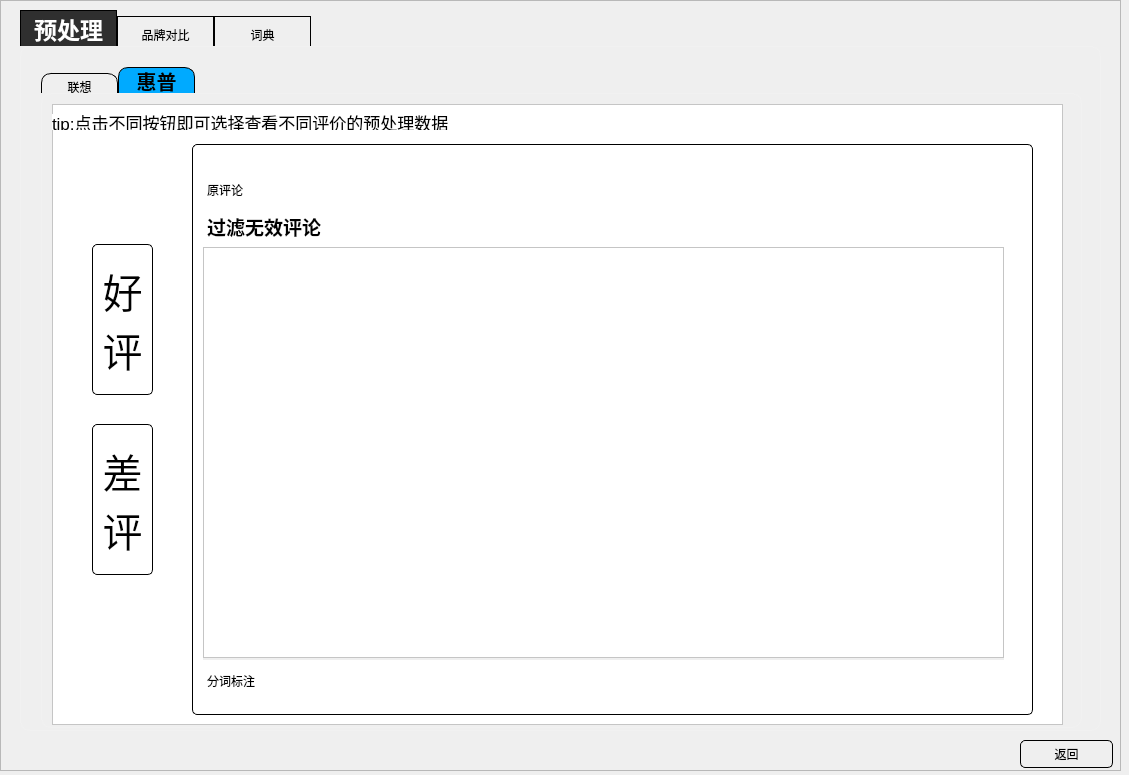
<?xml version="1.0" encoding="UTF-8"?>
<ui version="4.0">
 <class>Archievements</class>
 <widget class="QDialog" name="Archievements">
  <property name="geometry">
   <rect>
    <x>0</x>
    <y>0</y>
    <width>1129</width>
    <height>775</height>
   </rect>
  </property>
  <property name="windowTitle">
   <string>Dialog</string>
  </property>
  <widget class="QFrame" name="frameArchievement">
   <property name="geometry">
    <rect>
     <x>0</x>
     <y>0</y>
     <width>1121</width>
     <height>771</height>
    </rect>
   </property>
   <property name="styleSheet">
    <string notr="true"/>
   </property>
   <property name="frameShape">
    <enum>QFrame::StyledPanel</enum>
   </property>
   <property name="frameShadow">
    <enum>QFrame::Raised</enum>
   </property>
   <widget class="QTabWidget" name="tabArchievements">
    <property name="geometry">
     <rect>
      <x>20</x>
      <y>10</y>
      <width>1081</width>
      <height>721</height>
     </rect>
    </property>
    <property name="focusPolicy">
     <enum>Qt::TabFocus</enum>
    </property>
    <property name="layoutDirection">
     <enum>Qt::LeftToRight</enum>
    </property>
    <property name="styleSheet">
     <string notr="true">/* tab样式 */
QTabWidget::pane{
	border: 1px solid rgb(241, 241, 241);
	border-radius: 10px;
}
QTabBar::tab{
	min-width:95px;
	min-height:35px;
}
 
QTabBar::tab:selected{
	border: 1px solid;
	border-bottom: 0;
	/*border-top-left-radius: 10%;
    border-top-right-radius: 10%;*/
	color: #FFF;
	/*background: rgb(0, 170, 255);*/
	background: rgb(47, 47, 47);
	font: bold;
	font-size: 23px;
}
 
QTabBar::tab:!selected{
	margin-top: 6px;
	margin-bottom: -7px;
	color: black;
	border: 1px solid;
	/*border-top-left-radius: 10%;
    border-top-right-radius: 10%;*/
	border-bottom-color: rgb(241, 241, 241);
}
QTabBar::tab:pressed{
	background: rgb(47, 47, 47);
}</string>
    </property>
    <property name="tabShape">
     <enum>QTabWidget::Rounded</enum>
    </property>
    <property name="currentIndex">
     <number>0</number>
    </property>
    <property name="tabBarAutoHide">
     <bool>false</bool>
    </property>
    <widget class="QWidget" name="tabPreProcessed">
     <attribute name="title">
      <string>预处理</string>
     </attribute>
     <widget class="QTabWidget" name="tabBrand">
      <property name="geometry">
       <rect>
        <x>20</x>
        <y>20</y>
        <width>1041</width>
        <height>661</height>
       </rect>
      </property>
      <property name="styleSheet">
       <string notr="true">/* button样式 */
QPushButton {
	border: 1px solid;
	border-radius: 5px;
	font-size: 40px;
	font-family: &quot;KaiTi&quot;;
}
QPushButton:hover {
	background: rgb(209, 209, 209);
}
QPushButton:pressed {
	background: rgb(200, 200, 200);
}
/*QPushButton:checked {
	background: gray;
}*/
/* tab样式 */
QTabWidget::pane
{
	border: 1px solid rgb(241, 241, 241);
	border-radius: 10px;
}
QTabWidget::tab-bar {
	alignment: center;
}
 
QTabBar::tab{
	min-width:75px;
	min-height:25px;
}
 
QTabBar::tab:selected{
	border: 1px solid;
	border-bottom: 0;
	border-top-left-radius: 10%;
    border-top-right-radius: 10%;
	color: black;
	background: rgb(0, 170, 255);
	font-size: 20px;
}
 
QTabBar::tab:!selected{
	color: black;
	border: 1px solid;
	border-top-left-radius: 10%;
    border-top-right-radius: 10%;
	border-bottom-color: rgb(241, 241, 241);
}
QTabBar::tab:pressed{
	background:rgb(102, 184, 255);
}
</string>
      </property>
      <property name="tabShape">
       <enum>QTabWidget::Rounded</enum>
      </property>
      <property name="currentIndex">
       <number>1</number>
      </property>
      <widget class="QWidget" name="tabLenovo">
       <attribute name="title">
        <string>联想</string>
       </attribute>
       <widget class="QFrame" name="frameLenovo">
        <property name="geometry">
         <rect>
          <x>10</x>
          <y>10</y>
          <width>1011</width>
          <height>621</height>
         </rect>
        </property>
        <property name="styleSheet">
         <string notr="true">QFrame {
	background: #FFFFFF;
}</string>
        </property>
        <property name="frameShape">
         <enum>QFrame::StyledPanel</enum>
        </property>
        <property name="frameShadow">
         <enum>QFrame::Raised</enum>
        </property>
        <widget class="QPushButton" name="buttonBad">
         <property name="geometry">
          <rect>
           <x>40</x>
           <y>320</y>
           <width>61</width>
           <height>151</height>
          </rect>
         </property>
         <property name="text">
          <string>差
评</string>
         </property>
         <property name="checkable">
          <bool>false</bool>
         </property>
         <property name="checked">
          <bool>false</bool>
         </property>
        </widget>
        <widget class="QStackedWidget" name="stackedWidgetContentLenovo">
         <property name="geometry">
          <rect>
           <x>140</x>
           <y>40</y>
           <width>841</width>
           <height>571</height>
          </rect>
         </property>
         <property name="styleSheet">
          <string notr="true">QStackedWidget {
	background: #FFF;
	border: 1px solid;
	border-radius: 5px;
}
QToolBox::tab {
	/* 向左渐变 */
	background: qlineargradient(x1:0, y1:0, x2:0, y2:1,
							stop: 0 #E1E1E1, stop: 0.4 #DDDDDD,
							stop: 0.5 #D8D8D8, stop: 1 #D3D3D3);
	/*background: rgb(173, 173, 173);*/
	border-radius: 3px;
	/*color: darkgray;*/
}
QToolBox::tab:selected {
	font: bold;
	color: black;
	font-size: 19px;
}
QToolBoxButton { 
	min-height:30px; 
}</string>
         </property>
         <property name="currentIndex">
          <number>1</number>
         </property>
         <widget class="QWidget" name="pagePraise">
          <widget class="QToolBox" name="toolBoxPraise">
           <property name="geometry">
            <rect>
             <x>10</x>
             <y>30</y>
             <width>801</width>
             <height>521</height>
            </rect>
           </property>
           <property name="currentIndex">
            <number>1</number>
           </property>
           <widget class="QWidget" name="pageItemComments">
            <property name="geometry">
             <rect>
              <x>0</x>
              <y>0</y>
              <width>801</width>
              <height>410</height>
             </rect>
            </property>
            <attribute name="label">
             <string>原评论</string>
            </attribute>
            <widget class="QTableView" name="tableViewComments">
             <property name="geometry">
              <rect>
               <x>0</x>
               <y>0</y>
               <width>801</width>
               <height>411</height>
              </rect>
             </property>
            </widget>
           </widget>
           <widget class="QWidget" name="pageItemGetRid">
            <property name="geometry">
             <rect>
              <x>0</x>
              <y>0</y>
              <width>801</width>
              <height>410</height>
             </rect>
            </property>
            <attribute name="label">
             <string>过滤无效评论</string>
            </attribute>
            <widget class="QTableView" name="tableViewGetRid">
             <property name="geometry">
              <rect>
               <x>0</x>
               <y>0</y>
               <width>801</width>
               <height>411</height>
              </rect>
             </property>
            </widget>
           </widget>
           <widget class="QWidget" name="pageItemTagWords">
            <property name="geometry">
             <rect>
              <x>0</x>
              <y>0</y>
              <width>801</width>
              <height>410</height>
             </rect>
            </property>
            <attribute name="label">
             <string>分词标注</string>
            </attribute>
            <widget class="QTableView" name="tableViewTagWords">
             <property name="geometry">
              <rect>
               <x>0</x>
               <y>0</y>
               <width>801</width>
               <height>411</height>
              </rect>
             </property>
            </widget>
           </widget>
          </widget>
         </widget>
         <widget class="QWidget" name="pageBad">
          <widget class="QToolBox" name="toolBoxBad">
           <property name="geometry">
            <rect>
             <x>10</x>
             <y>30</y>
             <width>801</width>
             <height>521</height>
            </rect>
           </property>
           <property name="currentIndex">
            <number>1</number>
           </property>
           <widget class="QWidget" name="pageItemComments_2">
            <property name="geometry">
             <rect>
              <x>0</x>
              <y>0</y>
              <width>100</width>
              <height>30</height>
             </rect>
            </property>
            <attribute name="label">
             <string>原评论</string>
            </attribute>
            <widget class="QTableView" name="tableViewComments_2">
             <property name="geometry">
              <rect>
               <x>0</x>
               <y>0</y>
               <width>801</width>
               <height>411</height>
              </rect>
             </property>
            </widget>
           </widget>
           <widget class="QWidget" name="pageItemGetRid_2">
            <property name="geometry">
             <rect>
              <x>0</x>
              <y>0</y>
              <width>801</width>
              <height>410</height>
             </rect>
            </property>
            <attribute name="label">
             <string>过滤无效评论</string>
            </attribute>
            <widget class="QTableView" name="tableViewGetRid_2">
             <property name="geometry">
              <rect>
               <x>0</x>
               <y>0</y>
               <width>801</width>
               <height>411</height>
              </rect>
             </property>
            </widget>
           </widget>
           <widget class="QWidget" name="pageItemTagWords_2">
            <property name="geometry">
             <rect>
              <x>0</x>
              <y>0</y>
              <width>801</width>
              <height>410</height>
             </rect>
            </property>
            <attribute name="label">
             <string>分词标注</string>
            </attribute>
            <widget class="QTableView" name="tableViewTagWords_2">
             <property name="geometry">
              <rect>
               <x>0</x>
               <y>0</y>
               <width>801</width>
               <height>421</height>
              </rect>
             </property>
            </widget>
           </widget>
          </widget>
         </widget>
        </widget>
        <widget class="QPushButton" name="buttonPraise">
         <property name="geometry">
          <rect>
           <x>40</x>
           <y>140</y>
           <width>61</width>
           <height>151</height>
          </rect>
         </property>
         <property name="text">
          <string>好
评</string>
         </property>
         <property name="checkable">
          <bool>false</bool>
         </property>
         <property name="checked">
          <bool>false</bool>
         </property>
        </widget>
        <widget class="QLabel" name="labelTips">
         <property name="geometry">
          <rect>
           <x>0</x>
           <y>10</y>
           <width>451</width>
           <height>16</height>
          </rect>
         </property>
         <property name="styleSheet">
          <string notr="true">QLabel {
	font-size: 17px;
	font-family: &quot;KaiTi&quot;
}</string>
         </property>
         <property name="text">
          <string>tip:点击不同按钮即可选择查看不同评价的预处理数据</string>
         </property>
        </widget>
       </widget>
      </widget>
      <widget class="QWidget" name="tabHp">
       <attribute name="title">
        <string>惠普</string>
       </attribute>
       <widget class="QFrame" name="frameHp">
        <property name="geometry">
         <rect>
          <x>10</x>
          <y>10</y>
          <width>1011</width>
          <height>621</height>
         </rect>
        </property>
        <property name="styleSheet">
         <string notr="true">QFrame {
	background: #FFFFFF;
}</string>
        </property>
        <property name="frameShape">
         <enum>QFrame::StyledPanel</enum>
        </property>
        <property name="frameShadow">
         <enum>QFrame::Raised</enum>
        </property>
        <widget class="QPushButton" name="buttonBad_2">
         <property name="geometry">
          <rect>
           <x>40</x>
           <y>320</y>
           <width>61</width>
           <height>151</height>
          </rect>
         </property>
         <property name="text">
          <string>差
评</string>
         </property>
        </widget>
        <widget class="QStackedWidget" name="stackedWidgetContentHp">
         <property name="geometry">
          <rect>
           <x>140</x>
           <y>40</y>
           <width>841</width>
           <height>571</height>
          </rect>
         </property>
         <property name="styleSheet">
          <string notr="true">QStackedWidget {
	background: #FFF;
	border: 1px solid;
	border-radius: 5px;
}
QToolBox::tab {
	/* 向左渐变 */
	background: qlineargradient(x1:0, y1:0, x2:0, y2:1,
							stop: 0 #E1E1E1, stop: 0.4 #DDDDDD,
							stop: 0.5 #D8D8D8, stop: 1 #D3D3D3);
	/*background: rgb(173, 173, 173);*/
	border-radius: 3px;
	/*color: darkgray;*/
}
QToolBox::tab:selected {
	font: bold;
	color: black;
	font-size: 19px;
}
QToolBoxButton { 
	min-height:30px; 
}</string>
         </property>
         <property name="currentIndex">
          <number>1</number>
         </property>
         <widget class="QWidget" name="pagePraise_2">
          <widget class="QToolBox" name="toolBoxPraise_2">
           <property name="geometry">
            <rect>
             <x>10</x>
             <y>30</y>
             <width>801</width>
             <height>521</height>
            </rect>
           </property>
           <property name="currentIndex">
            <number>1</number>
           </property>
           <widget class="QWidget" name="pageItemComments_3">
            <property name="geometry">
             <rect>
              <x>0</x>
              <y>0</y>
              <width>100</width>
              <height>30</height>
             </rect>
            </property>
            <attribute name="label">
             <string>原评论</string>
            </attribute>
            <widget class="QTableView" name="tableViewComments_3">
             <property name="geometry">
              <rect>
               <x>0</x>
               <y>0</y>
               <width>801</width>
               <height>411</height>
              </rect>
             </property>
            </widget>
           </widget>
           <widget class="QWidget" name="pageItemGetRid_3">
            <property name="geometry">
             <rect>
              <x>0</x>
              <y>0</y>
              <width>801</width>
              <height>410</height>
             </rect>
            </property>
            <attribute name="label">
             <string>过滤无效评论</string>
            </attribute>
            <widget class="QTableView" name="tableViewGetRid_3">
             <property name="geometry">
              <rect>
               <x>0</x>
               <y>0</y>
               <width>801</width>
               <height>411</height>
              </rect>
             </property>
            </widget>
           </widget>
           <widget class="QWidget" name="pageItemTagWords_3">
            <property name="geometry">
             <rect>
              <x>0</x>
              <y>0</y>
              <width>801</width>
              <height>410</height>
             </rect>
            </property>
            <attribute name="label">
             <string>分词标注</string>
            </attribute>
            <widget class="QTableView" name="tableViewTagWords_3">
             <property name="geometry">
              <rect>
               <x>0</x>
               <y>0</y>
               <width>801</width>
               <height>411</height>
              </rect>
             </property>
            </widget>
           </widget>
          </widget>
         </widget>
         <widget class="QWidget" name="pageBad_2">
          <widget class="QToolBox" name="toolBoxBad_2">
           <property name="geometry">
            <rect>
             <x>10</x>
             <y>30</y>
             <width>801</width>
             <height>521</height>
            </rect>
           </property>
           <property name="currentIndex">
            <number>1</number>
           </property>
           <widget class="QWidget" name="pageItemComments_4">
            <property name="geometry">
             <rect>
              <x>0</x>
              <y>0</y>
              <width>100</width>
              <height>30</height>
             </rect>
            </property>
            <attribute name="label">
             <string>原评论</string>
            </attribute>
            <widget class="QTableView" name="tableViewComments_4">
             <property name="geometry">
              <rect>
               <x>0</x>
               <y>0</y>
               <width>801</width>
               <height>411</height>
              </rect>
             </property>
            </widget>
           </widget>
           <widget class="QWidget" name="pageItemGetRid_4">
            <property name="geometry">
             <rect>
              <x>0</x>
              <y>0</y>
              <width>801</width>
              <height>410</height>
             </rect>
            </property>
            <attribute name="label">
             <string>过滤无效评论</string>
            </attribute>
            <widget class="QTableView" name="tableViewGetRid_4">
             <property name="geometry">
              <rect>
               <x>0</x>
               <y>0</y>
               <width>801</width>
               <height>411</height>
              </rect>
             </property>
            </widget>
           </widget>
           <widget class="QWidget" name="pageItemTagWords_4">
            <property name="geometry">
             <rect>
              <x>0</x>
              <y>0</y>
              <width>801</width>
              <height>410</height>
             </rect>
            </property>
            <attribute name="label">
             <string>分词标注</string>
            </attribute>
            <widget class="QTableView" name="tableViewTagWords_4">
             <property name="geometry">
              <rect>
               <x>0</x>
               <y>0</y>
               <width>801</width>
               <height>421</height>
              </rect>
             </property>
            </widget>
           </widget>
          </widget>
         </widget>
        </widget>
        <widget class="QPushButton" name="buttonPraise_2">
         <property name="geometry">
          <rect>
           <x>40</x>
           <y>140</y>
           <width>61</width>
           <height>151</height>
          </rect>
         </property>
         <property name="text">
          <string>好
评</string>
         </property>
        </widget>
        <widget class="QLabel" name="labelTips_2">
         <property name="geometry">
          <rect>
           <x>0</x>
           <y>10</y>
           <width>451</width>
           <height>16</height>
          </rect>
         </property>
         <property name="styleSheet">
          <string notr="true">QLabel {
	font-size: 17px;
	font-family: &quot;KaiTi&quot;
}</string>
         </property>
         <property name="text">
          <string>tip:点击不同按钮即可选择查看不同评价的预处理数据</string>
         </property>
        </widget>
       </widget>
      </widget>
     </widget>
    </widget>
    <widget class="QWidget" name="tabBrandComparison">
     <attribute name="title">
      <string>品牌对比</string>
     </attribute>
     <widget class="QFrame" name="brandFrame">
      <property name="geometry">
       <rect>
        <x>-10</x>
        <y>-10</y>
        <width>1091</width>
        <height>711</height>
       </rect>
      </property>
      <property name="styleSheet">
       <string notr="true">QLabel{
    
	font: 60px &quot;American Typewriter&quot;;
	font-weight:500;
}</string>
      </property>
      <property name="frameShape">
       <enum>QFrame::StyledPanel</enum>
      </property>
      <property name="frameShadow">
       <enum>QFrame::Raised</enum>
      </property>
      <widget class="QFrame" name="frameVLenovo">
       <property name="geometry">
        <rect>
         <x>10</x>
         <y>10</y>
         <width>561</width>
         <height>80</height>
        </rect>
       </property>
       <property name="styleSheet">
        <string notr="true">#frameVLenovo {
	background-color:rgb(179, 179, 179);
	border: 1px solid;
	border-right: 0;
	border-top-left-radius: 10px;
	border-bottom-left-radius: 10px;
}</string>
       </property>
       <property name="frameShape">
        <enum>QFrame::StyledPanel</enum>
       </property>
       <property name="frameShadow">
        <enum>QFrame::Raised</enum>
       </property>
       <widget class="QLabel" name="labelVLenovo">
        <property name="geometry">
         <rect>
          <x>20</x>
          <y>0</y>
          <width>491</width>
          <height>81</height>
         </rect>
        </property>
        <property name="styleSheet">
         <string notr="true"/>
        </property>
        <property name="text">
         <string>联想Lenovo笔记本</string>
        </property>
       </widget>
       <widget class="QLabel" name="labelV">
        <property name="geometry">
         <rect>
          <x>510</x>
          <y>0</y>
          <width>71</width>
          <height>81</height>
         </rect>
        </property>
        <property name="styleSheet">
         <string notr="true">QLabel{
 background-color:transparent;
font-size:500%;

	font: 85 60pt &quot;American Typewriter&quot;;
font-weight:500;
}</string>
        </property>
        <property name="text">
         <string>V</string>
        </property>
       </widget>
      </widget>
      <widget class="QFrame" name="frameSHp">
       <property name="geometry">
        <rect>
         <x>570</x>
         <y>10</y>
         <width>511</width>
         <height>80</height>
        </rect>
       </property>
       <property name="styleSheet">
        <string notr="true">#frameSHp {
	background-color:rgb(76, 76, 76);
	border: 1px solid;
	border-left: 0;
	border-top-right-radius: 10px;
	border-bottom-right-radius: 10px;
}</string>
       </property>
       <property name="frameShape">
        <enum>QFrame::StyledPanel</enum>
       </property>
       <property name="frameShadow">
        <enum>QFrame::Raised</enum>
       </property>
       <widget class="QLabel" name="labelSHp">
        <property name="geometry">
         <rect>
          <x>60</x>
          <y>0</y>
          <width>371</width>
          <height>81</height>
         </rect>
        </property>
        <property name="styleSheet">
         <string notr="true">QLabel{
color:rgb(230, 230, 230)
}</string>
        </property>
        <property name="text">
         <string>惠普HP笔记本</string>
        </property>
       </widget>
       <widget class="QLabel" name="labelS">
        <property name="geometry">
         <rect>
          <x>0</x>
          <y>-10</y>
          <width>51</width>
          <height>101</height>
         </rect>
        </property>
        <property name="styleSheet">
         <string notr="true">QLabel{
 background-color:transparent;
	font: 85 60pt &quot;American Typewriter&quot;;
font-weight:500;
color:rgb(179, 179, 179)
}</string>
        </property>
        <property name="text">
         <string>S</string>
        </property>
       </widget>
      </widget>
      <widget class="QScrollArea" name="scrollAreaComparison">
       <property name="geometry">
        <rect>
         <x>10</x>
         <y>90</y>
         <width>1071</width>
         <height>601</height>
        </rect>
       </property>
       <property name="styleSheet">
        <string notr="true">QScrollArea {
	background: #FFF;
}</string>
       </property>
       <property name="widgetResizable">
        <bool>true</bool>
       </property>
       <widget class="QWidget" name="scrollAreaWidgetContents">
        <property name="geometry">
         <rect>
          <x>0</x>
          <y>0</y>
          <width>1048</width>
          <height>1300</height>
         </rect>
        </property>
        <property name="minimumSize">
         <size>
          <width>0</width>
          <height>1300</height>
         </size>
        </property>
        <widget class="QFrame" name="frameASC">
         <property name="geometry">
          <rect>
           <x>40</x>
           <y>450</y>
           <width>971</width>
           <height>581</height>
          </rect>
         </property>
         <property name="styleSheet">
          <string notr="true">#frameASC {
	background: url(':picture/attr_score_comparison')
}</string>
         </property>
         <property name="frameShape">
          <enum>QFrame::StyledPanel</enum>
         </property>
         <property name="frameShadow">
          <enum>QFrame::Raised</enum>
         </property>
        </widget>
        <widget class="QTextEdit" name="textEditResultAnalysis">
         <property name="geometry">
          <rect>
           <x>40</x>
           <y>1070</y>
           <width>971</width>
           <height>211</height>
          </rect>
         </property>
         <property name="styleSheet">
          <string notr="true">QTextEdit {
	border: 0;
}</string>
         </property>
         <property name="html">
          <string>&lt;!DOCTYPE HTML PUBLIC &quot;-//W3C//DTD HTML 4.0//EN&quot; &quot;http://www.w3.org/TR/REC-html40/strict.dtd&quot;&gt;
&lt;html&gt;&lt;head&gt;&lt;meta name=&quot;qrichtext&quot; content=&quot;1&quot; /&gt;&lt;style type=&quot;text/css&quot;&gt;
p, li { white-space: pre-wrap; }
&lt;/style&gt;&lt;/head&gt;&lt;body style=&quot; font-family:'SimSun'; font-size:9pt; font-weight:400; font-style:normal;&quot;&gt;
&lt;p style=&quot;-qt-paragraph-type:empty; margin-top:0px; margin-bottom:0px; margin-left:0px; margin-right:0px; -qt-block-indent:0; text-indent:0px;&quot;&gt;&lt;br /&gt;&lt;/p&gt;
&lt;p style=&quot; margin-top:0px; margin-bottom:0px; margin-left:0px; margin-right:0px; -qt-block-indent:0; text-indent:0px;&quot;&gt;&lt;span style=&quot; font-family:'宋体'; font-size:14pt;&quot;&gt;	通过粗粒度分析可以看出二者在相同数据量的前提下其好评率与差评率都相差无几，而通过细粒度的属性评分方法，可以得到联想和惠普各自的属性评分。这里只选择其中主要的25个属性词进行对比，得到结果如图所示。从结果可以看出，品牌属性的评分均在[-1,1]区间内浮动，惠普笔记本的内存、屏幕、硬盘、运行等评价属性的正向情感倾向均比联想的笔记本的高，但从鼠标、做工、散热等评价属性得分可以看出，联想笔记本更胜一筹。从总体上来说，惠普笔记本的硬件设备受到更多的好评。&lt;/span&gt;&lt;/p&gt;&lt;/body&gt;&lt;/html&gt;</string>
         </property>
        </widget>
        <widget class="QPushButton" name="ButtonResultAnalysis">
         <property name="geometry">
          <rect>
           <x>40</x>
           <y>1040</y>
           <width>141</width>
           <height>31</height>
          </rect>
         </property>
         <property name="styleSheet">
          <string notr="true">QPushButton {
	color: #FFF;
	background: rgb(0, 85, 127);
	border: 1px solid;
	border-left: 0;
	font-size: 25px;
	border-bottom-right-radius: 15%;
    border-top-right-radius: 15%;
	font-family: &quot;KaiTi&quot;;
}</string>
         </property>
         <property name="text">
          <string>结果与分析</string>
         </property>
        </widget>
        <widget class="QFrame" name="frameHpLenovoTendency">
         <property name="geometry">
          <rect>
           <x>40</x>
           <y>0</y>
           <width>971</width>
           <height>461</height>
          </rect>
         </property>
         <property name="frameShape">
          <enum>QFrame::StyledPanel</enum>
         </property>
         <property name="frameShadow">
          <enum>QFrame::Raised</enum>
         </property>
         <widget class="QFrame" name="frameLenovoTendency">
          <property name="geometry">
           <rect>
            <x>0</x>
            <y>0</y>
            <width>521</width>
            <height>451</height>
           </rect>
          </property>
          <property name="styleSheet">
           <string notr="true">#frameLenovoTendency{
	background: url(':picture/lenovo_tendency.png');
}</string>
          </property>
          <property name="frameShape">
           <enum>QFrame::StyledPanel</enum>
          </property>
          <property name="frameShadow">
           <enum>QFrame::Raised</enum>
          </property>
         </widget>
         <widget class="QFrame" name="frameHpTendency">
          <property name="geometry">
           <rect>
            <x>519</x>
            <y>-1</y>
            <width>451</width>
            <height>451</height>
           </rect>
          </property>
          <property name="styleSheet">
           <string notr="true">#frameHpTendency{
	background: url(':picture/hp_tendency.png');
}</string>
          </property>
          <property name="frameShape">
           <enum>QFrame::StyledPanel</enum>
          </property>
          <property name="frameShadow">
           <enum>QFrame::Raised</enum>
          </property>
         </widget>
        </widget>
       </widget>
      </widget>
     </widget>
    </widget>
    <widget class="QWidget" name="tabDictionary">
     <attribute name="title">
      <string>词典</string>
     </attribute>
     <widget class="QFrame" name="frameDictionary">
      <property name="geometry">
       <rect>
        <x>0</x>
        <y>10</y>
        <width>1081</width>
        <height>681</height>
       </rect>
      </property>
      <property name="styleSheet">
       <string notr="true">QFrame{
 background-color: #FFF;
}
QPushButton {
	font-size: 35px;
	font-family: &quot;KaiTi&quot;;
	border-bottom: 1px solid;
	border-radius: 0;
}
QPushButton:hover {
	background: rgb(209, 209, 209);
}</string>
      </property>
      <property name="frameShape">
       <enum>QFrame::StyledPanel</enum>
      </property>
      <property name="frameShadow">
       <enum>QFrame::Raised</enum>
      </property>
      <widget class="QPushButton" name="dictNegWords">
       <property name="geometry">
        <rect>
         <x>20</x>
         <y>180</y>
         <width>221</width>
         <height>81</height>
        </rect>
       </property>
       <property name="text">
        <string>否定词词典</string>
       </property>
      </widget>
      <widget class="QPushButton" name="dictAttributes">
       <property name="geometry">
        <rect>
         <x>20</x>
         <y>100</y>
         <width>221</width>
         <height>81</height>
        </rect>
       </property>
       <property name="text">
        <string>属性词词典</string>
       </property>
      </widget>
      <widget class="QPushButton" name="dictStopWords">
       <property name="geometry">
        <rect>
         <x>20</x>
         <y>420</y>
         <width>221</width>
         <height>81</height>
        </rect>
       </property>
       <property name="text">
        <string>停用词词典</string>
       </property>
      </widget>
      <widget class="QPushButton" name="dictConjunctions">
       <property name="geometry">
        <rect>
         <x>20</x>
         <y>340</y>
         <width>221</width>
         <height>81</height>
        </rect>
       </property>
       <property name="text">
        <string>连接词词典</string>
       </property>
      </widget>
      <widget class="QPushButton" name="dictAdverbs">
       <property name="geometry">
        <rect>
         <x>20</x>
         <y>260</y>
         <width>221</width>
         <height>81</height>
        </rect>
       </property>
       <property name="text">
        <string>副词词典</string>
       </property>
      </widget>
      <widget class="QStackedWidget" name="stackedWidgetDict">
       <property name="geometry">
        <rect>
         <x>240</x>
         <y>30</y>
         <width>821</width>
         <height>551</height>
        </rect>
       </property>
       <property name="currentIndex">
        <number>4</number>
       </property>
       <widget class="QWidget" name="pageAttr">
        <widget class="QFrame" name="frameAttrDict">
         <property name="geometry">
          <rect>
           <x>0</x>
           <y>0</y>
           <width>791</width>
           <height>541</height>
          </rect>
         </property>
         <property name="styleSheet">
          <string notr="true">QFrame {
	background: url(':dictionary/attr_dict.png');
}</string>
         </property>
         <property name="frameShape">
          <enum>QFrame::StyledPanel</enum>
         </property>
         <property name="frameShadow">
          <enum>QFrame::Raised</enum>
         </property>
        </widget>
       </widget>
       <widget class="QWidget" name="pageNeg">
        <widget class="QFrame" name="frameNegDict">
         <property name="geometry">
          <rect>
           <x>0</x>
           <y>0</y>
           <width>791</width>
           <height>541</height>
          </rect>
         </property>
         <property name="styleSheet">
          <string notr="true">QFrame {
	background: url(':dictionary/neg_dict.png');
}</string>
         </property>
         <property name="frameShape">
          <enum>QFrame::StyledPanel</enum>
         </property>
         <property name="frameShadow">
          <enum>QFrame::Raised</enum>
         </property>
        </widget>
       </widget>
       <widget class="QWidget" name="pageAdv">
        <widget class="QFrame" name="frameAdvDict">
         <property name="geometry">
          <rect>
           <x>0</x>
           <y>0</y>
           <width>791</width>
           <height>541</height>
          </rect>
         </property>
         <property name="styleSheet">
          <string notr="true">QFrame {
	background: url(':dictionary/adv_dict.png');
}</string>
         </property>
         <property name="frameShape">
          <enum>QFrame::StyledPanel</enum>
         </property>
         <property name="frameShadow">
          <enum>QFrame::Raised</enum>
         </property>
        </widget>
       </widget>
       <widget class="QWidget" name="pageConj">
        <widget class="QFrame" name="frameConjDict">
         <property name="geometry">
          <rect>
           <x>0</x>
           <y>0</y>
           <width>791</width>
           <height>541</height>
          </rect>
         </property>
         <property name="styleSheet">
          <string notr="true">QFrame {
	background: url(':dictionary/conj_dict.png');
}</string>
         </property>
         <property name="frameShape">
          <enum>QFrame::StyledPanel</enum>
         </property>
         <property name="frameShadow">
          <enum>QFrame::Raised</enum>
         </property>
        </widget>
       </widget>
       <widget class="QWidget" name="pageStop">
        <widget class="QFrame" name="frameStopDict">
         <property name="geometry">
          <rect>
           <x>0</x>
           <y>0</y>
           <width>791</width>
           <height>541</height>
          </rect>
         </property>
         <property name="styleSheet">
          <string notr="true">QFrame {
	background: url(':dictionary/stop_dict.png');
}</string>
         </property>
         <property name="frameShape">
          <enum>QFrame::StyledPanel</enum>
         </property>
         <property name="frameShadow">
          <enum>QFrame::Raised</enum>
         </property>
        </widget>
       </widget>
      </widget>
      <widget class="QPushButton" name="pushButton">
       <property name="geometry">
        <rect>
         <x>940</x>
         <y>580</y>
         <width>111</width>
         <height>28</height>
        </rect>
       </property>
       <property name="styleSheet">
        <string notr="true">QPushButton {
	font-size: 20px;
}</string>
       </property>
       <property name="text">
        <string>打开源文件</string>
       </property>
      </widget>
     </widget>
    </widget>
   </widget>
   <widget class="QPushButton" name="buttonReturn">
    <property name="geometry">
     <rect>
      <x>1020</x>
      <y>740</y>
      <width>93</width>
      <height>28</height>
     </rect>
    </property>
    <property name="styleSheet">
     <string notr="true">QPushButton {
	border: 1px solid;
	border-radius: 5px;
}</string>
    </property>
    <property name="text">
     <string>返回</string>
    </property>
   </widget>
  </widget>
 </widget>
 <tabstops>
  <tabstop>tabArchievements</tabstop>
  <tabstop>buttonReturn</tabstop>
  <tabstop>tabBrand</tabstop>
  <tabstop>buttonBad</tabstop>
  <tabstop>tableViewComments</tabstop>
  <tabstop>tableViewGetRid</tabstop>
  <tabstop>tableViewTagWords</tabstop>
  <tabstop>tableViewComments_2</tabstop>
  <tabstop>tableViewGetRid_2</tabstop>
  <tabstop>tableViewTagWords_2</tabstop>
  <tabstop>buttonPraise</tabstop>
  <tabstop>buttonBad_2</tabstop>
  <tabstop>tableViewComments_3</tabstop>
  <tabstop>tableViewGetRid_3</tabstop>
  <tabstop>tableViewTagWords_3</tabstop>
  <tabstop>tableViewComments_4</tabstop>
  <tabstop>tableViewGetRid_4</tabstop>
  <tabstop>tableViewTagWords_4</tabstop>
  <tabstop>buttonPraise_2</tabstop>
  <tabstop>dictNegWords</tabstop>
  <tabstop>dictAttributes</tabstop>
  <tabstop>dictStopWords</tabstop>
  <tabstop>dictConjunctions</tabstop>
  <tabstop>dictAdverbs</tabstop>
 </tabstops>
 <resources>
  <include location="../resource/file/picture/attr_score_comparison.qrc"/>
  <include location="../resource/file/picture/dictionary.qrc"/>
 </resources>
 <connections/>
</ui>
